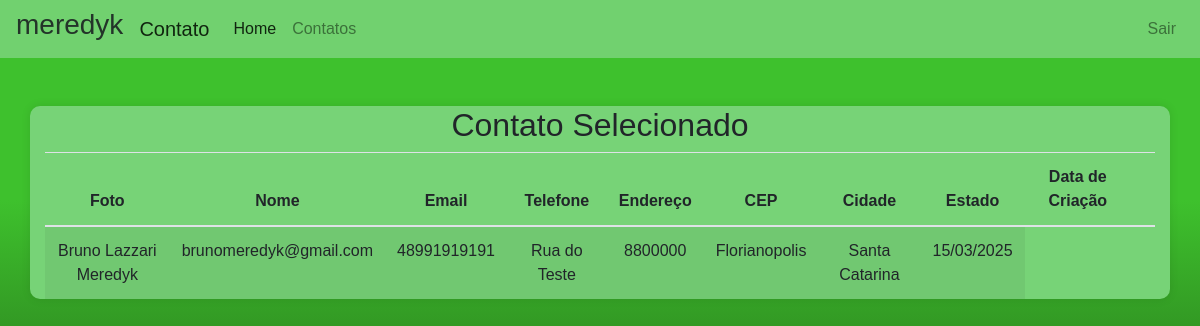
The app's page /detalhes/2/ (signed in) with its own data.
### Contato/models.py (models this page shows, shortened)
class Contato(models.Model):
    nome = models.CharField(max_length=255)
    Categoria = models.ForeignKey('Categoria', on_delete=models.CASCADE)
    foto = models.ImageField(blank=True, null=True)
    email = models.EmailField(unique=True)
    telefone = models.CharField(max_length=20)
    endereco = models.CharField(max_length=255)
    cep = models.CharField(max_length=9)
    cidade = models.CharField(max_length=100)
    estado = models.CharField(max_length=50)
    data_criacao = models.DateTimeField(auto_now_add=True)

### Contato/views.py (the view)
# urls.py: path('detalhes/<int:id>/', views.contato_detalhes, name='contato_detalhe'),
@login_required(login_url='login')
def contato_detalhes(request, id):
    return render(request, 'pages/contato_detalhes.html', {'contato': Contato.objects.get(id=id)})

### Contato/templates/pages/contato_detalhes.html (shortened to what this page needs)
<!-- {% load static %}
<!DOCTYPE html>
<html lang="pt-br">
  <head>
    <meta charset="UTF-8" />
    <meta name="viewport" content="width=device-width, initial-scale=1.0" />
    <link
      rel="stylesheet"
      href="https://stackpath.bootstrapcdn.com/bootstrap/4.5.2/css/bootstrap.min.css"
    />
    <title>Document</title>
    <link rel="stylesheet" href="{% static 'style.css' %}" />
  </head>
  <body>
    <div class="container">
      <div class="row">
        <div class="col-md-6 offset-md-3">
          <h1>Contato</h1>
          <form action="{% url 'contato' %}" method="post">
            {% csrf_token %}
            <div class="form-group">
              <label for="id_nome">Nome</label>
              <input
                type="text"
                name="nome"
                id="id_nome"
                class="form-control"
              />
            </div>
            <div class="form-group">
              <label for="id_email">E-mail</label>
              <input
                type="email"
                name="email"
                id="id_email"
                class="form-control"
              />
            </div>
            <div class="form-group">
              <label for="id_mensagem">Mensagem</label>
              <textarea
                name="mensagem"
                id="id_mensagem"
                class="form-control"
              ></textarea>
            </div>
            <button type="submit" class="btn btn-primary">Enviar</button>
          </form>
        </div>
      </div>
    </div>
  </body>
</html> -->
{% load static %}
<!DOCTYPE html>
<html lang="pt-br">
  <head>
    <link
      rel="stylesheet"
      href="https://stackpath.bootstrapcdn.com/bootstrap/4.5.2/css/bootstrap.min.css"
    />
    <link rel="stylesheet" href="{% static 'css/style.css' %}" />
  </head>
  <body>
    <header>
      <nav class="navbar navbar-expand-lg navbar-light" style="background-color: #77d377; opacity: 0.9;">
        <h3 class="mr-auto">{{ request.user }}</h3>
        <a class="navbar-brand ml-3" href="{% url 'home' %}">Contato</a>
        <div class="collapse navbar-collapse" id="navbarNav">
          <ul class="navbar-nav mr-auto">
            <li class="nav-item active">
              <a class="nav-link" href="{% url 'home' %}">Home</a>
            </li>
            <li class="nav-item">
              <a class="nav-link" href="{% url 'contato' %}">Contatos</a>
            </li>
          </ul>
          <ul class="navbar-nav ml-auto">
             {% if request.user.is_authenticated %}
            <li class="nav-item">
              <a class="nav-link" href="{% url 'logout' %}">Sair</a>
            </li>
            {% endif %}
      </div>
      </nav>
    </header>
    <div class="container mt-5 justify-content-center align-items-center;" style=background-color:#77d377;>
      <div>
      <h2 class="text-center">Contato Selecionado</h2>
      <table class="table table-striped">
        <thead>
        <tr>
          <th>Foto</th>
          <th>Nome</th>
          <th>Email</th>
          <th>Telefone</th>
          <th>Endereço</th>
          <th>CEP</th>
          <th>Cidade</th>
          <th>Estado</th>
          <th>Data de Criação</th>
          <th></th>
        </tr>
        </thead>
        <tbody>
        <tr>
          <td>{{ contato.nome }}</td>
          <td>{{ contato.email }}</td>
          <td>{{ contato.telefone }}</td>
          <td>{{ contato.endereco }}</td>
          <td>{{ contato.cep }}</td>
          <td>{{ contato.cidade }}</td>
          <td>{{ contato.estado }}</td>
          <td>{{ contato.data_criacao|date:"d/m/Y" }}</td>
        </tbody>
      </table>
      </div>
    </div>
  </body>
</html>

### Contato/static/css/style.css (style rules this page uses)
body { font-family: Arial, sans-serif; justify-content: center; align-items: center; min-height: 100vh; margin: 0; background-color: #3ec12d; background-image: linear-gradient(180deg, #3ec12d 25%, #080402 100%); }
.container { background-color: #77d377; border-radius: 10px; box-shadow: 0 0 10px rgba(0, 0, 0, 0.1); text-align: center; margin-top: 20px; }

### records on screen
Contato: nome "Bruno Lazzari Meredyk", email "brunomeredyk@gmail.com", telefone "48991919191", endereco "Rua do Teste", cep "8800000", cidade "Florianopolis", estado "Santa Catarina", data_criacao "15/03/2025"

### other values on screen
{{ request.user }} "meredyk"
